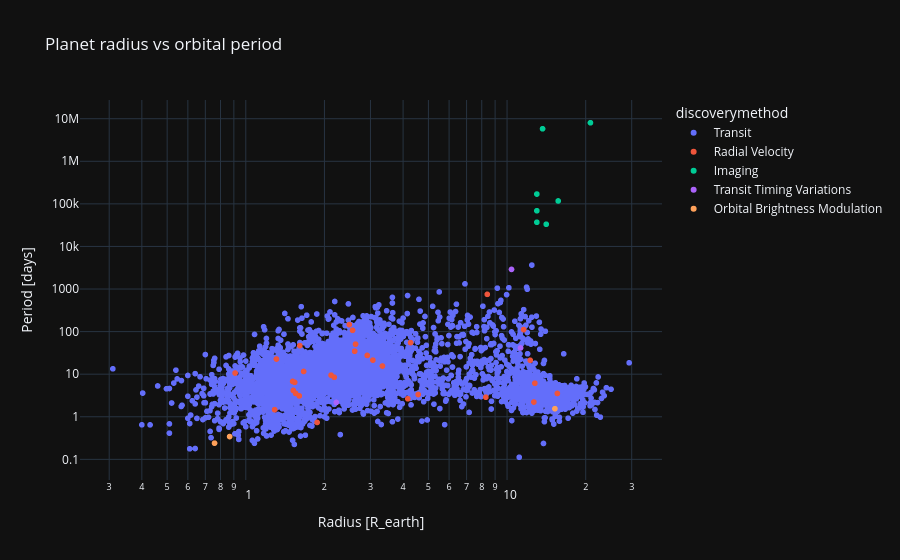

Notebook code for this chart:
### Code cell
td = df[df.pl_orbper.notna() & df.pl_rade.notna()]
fig = px.scatter(td, x='pl_rade', y='pl_orbper', color='discoverymethod',
                 log_x=True, log_y=True, hover_name='pl_name',
                 title='Planet radius vs orbital period',
                 labels={'pl_rade':'Radius [R_earth]', 'pl_orbper':'Period [days]'},
                 template='plotly_dark')
fig.show()

### Figure 1 — Plotly figure (JSON) as saved in the notebook; plotly's stock layout.template omitted (floating-point values rounded to 4 significant figures; data arrays with more than 128 entries replaced by an {"elided": "..."} marker saying what was removed)
{"data": [{"hovertemplate": "<b>%{hovertext}</b><br><br>discoverymethod=Transit<br>Radius [R_earth]=%{x}<br>Period [days]=%{y}<extra></extra>", "hovertext": {"elided": "4753 str values"}, "legendgroup": "Transit", "marker": {"color": "#636efa", "symbol": "circle"}, "mode": "markers", "name": "Transit", "showlegend": true, "type": "scattergl", "x": {"elided": "4753 float values"}, "xaxis": "x", "y": {"elided": "4753 float values"}, "yaxis": "y"}, {"hovertemplate": "<b>%{hovertext}</b><br><br>discoverymethod=Radial Velocity<br>Radius [R_earth]=%{x}<br>Period [days]=%{y}<extra></extra>", "hovertext": ["HD 149026 b", "HD 189733 b", "HD 209458 b", "GJ 436 b", "GJ 3470 b", "55 Cnc e", "HD 80606 b", "HD 63935 c", "GJ 486 b", "HD 95338 b", "HD 118203 b", "HIP 29442 d", "HD 219134 d", "HD 219134 c", "HD 97658 b", "HD 136352 c", "HD 136352 b", "TOI-238 c", "HD 224018 b", "HD 136352 d", "GJ 414 A c", "GJ 414 A b", "HD 88986 b", "HD 17156 b", "HIP 29442 c", "TOI-1472 c", "TOI-1422 c", "HD 219134 f", "HD 219134 b", "TOI-1203 b"], "legendgroup": "Radial Velocity", "marker": {"color": "#EF553B", "symbol": "circle"}, "mode": "markers", "name": "Radial Velocity", "showlegend": true, "type": "scattergl", "x": [8.295, 12.67, 15.58, 4.17, 4.57, 1.875, 11.57, 3.065, 1.289, 4.272, 12.78, 1.538, 1.61, 1.511, 2.12, 2.916, 1.664, 2.18, 0.91, 2.562, 8.4, 2.63, 2.49, 12.26, 1.551, 3.334, 2.61, 1.31, 1.602, 1.52], "xaxis": "x", "y": [2.876, 2.219, 3.525, 2.644, 3.337, 0.7365, 111.4, 21.4, 1.467, 55.08, 6.135, 6.43, 46.86, 6.765, 9.49, 27.59, 11.58, 8.466, 10.64, 107.2, 749.8, 50.8, 146.1, 21.22, 3.538, 15.54, 34.56, 22.72, 3.093, 4.157], "yaxis": "y"}, {"hovertemplate": "<b>%{hovertext}</b><br><br>discoverymethod=Imaging<br>Radius [R_earth]=%{x}<br>Period [days]=%{y}<extra></extra>", "hovertext": ["bet Pic d", "HD 143811 AB b", "HR 8799 c", "VHS J125601.92-125723.9 b", "HR 8799 b", "CFHTWIR-Oph 98 b", "HR 8799 d"], "legendgroup": "Imaging", "marker": {"color": "#00cc96", "symbol": "circle"}, "mode": "markers", "name": "Imaging", "showlegend": true, "type": "scattergl", "x": [14.12, 15.69, 13.0, 13.67, 13.0, 20.85, 13.0], "xaxis": "x", "y": [33200.0, 117000.0, 69000.0, 5800000.0, 170000.0, 8040000.0, 37000.0], "yaxis": "y"}, {"hovertemplate": "<b>%{hovertext}</b><br><br>discoverymethod=Transit Timing Variations<br>Radius [R_earth]=%{x}<br>Period [days]=%{y}<extra></extra>", "hovertext": ["TOI-4504 d", "TOI-1408 c", "TOI-201 c"], "legendgroup": "Transit Timing Variations", "marker": {"color": "#ab63fa", "symbol": "circle"}, "mode": "markers", "name": "Transit Timing Variations", "showlegend": true, "type": "scattergl", "x": [11.26, 2.22, 10.4], "xaxis": "x", "y": [41.29, 2.166, 2890.0], "yaxis": "y"}, {"hovertemplate": "<b>%{hovertext}</b><br><br>discoverymethod=Orbital Brightness Modulation<br>Radius [R_earth]=%{x}<br>Period [days]=%{y}<extra></extra>", "hovertext": ["KOI-55 c", "KOI-55 b", "Kepler-76 b"], "legendgroup": "Orbital Brightness Modulation", "marker": {"color": "#FFA15A", "symbol": "circle"}, "mode": "markers", "name": "Orbital Brightness Modulation", "showlegend": true, "type": "scattergl", "x": [0.867, 0.759, 15.24], "xaxis": "x", "y": [0.3429, 0.2401, 1.545], "yaxis": "y"}], "layout": {"legend": {"title": {"text": "discoverymethod"}, "tracegroupgap": 0}, "title": {"text": "Planet radius vs orbital period"}, "xaxis": {"anchor": "y", "domain": [0.0, 1.0], "title": {"text": "Radius [R_earth]"}, "type": "log"}, "yaxis": {"anchor": "x", "domain": [0.0, 1.0], "title": {"text": "Period [days]"}, "type": "log"}}}
